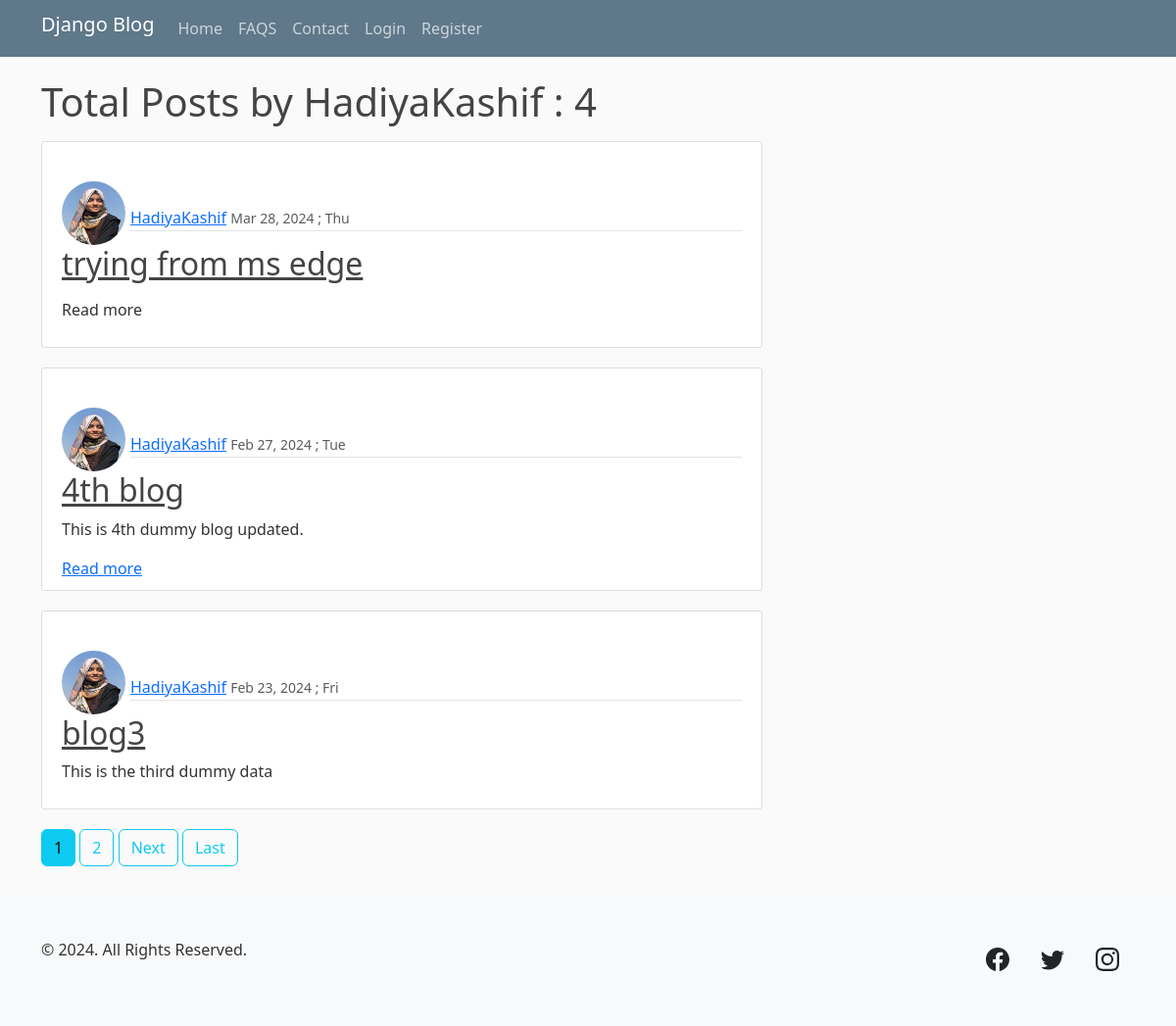
/user/HadiyaKashif/, run on an earlier commit of the app's database.
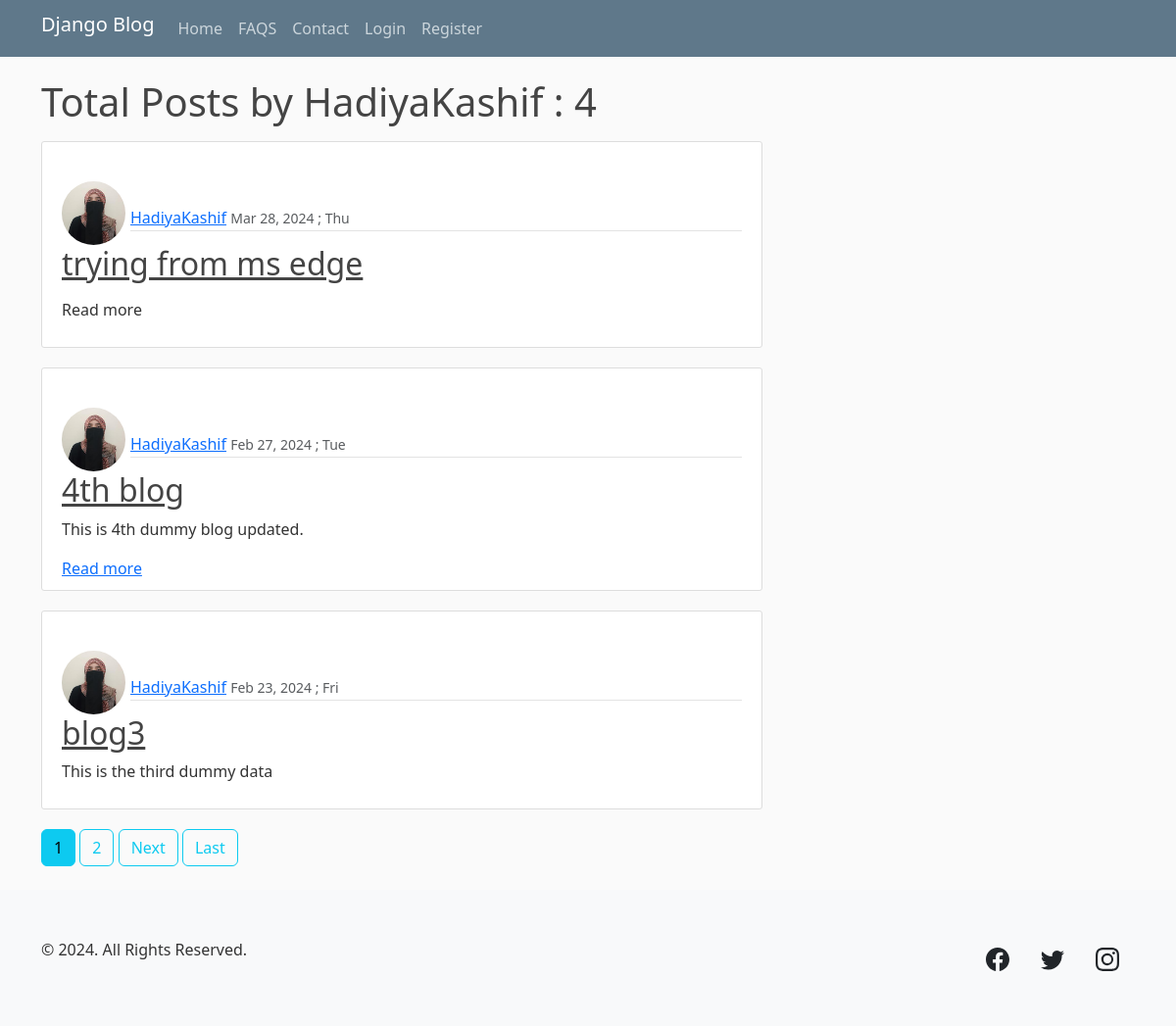
And on a later commit of the database.
### blog/models.py (models this page shows, shortened)
class Post(models.Model):
    title = models.CharField(max_length=100)
    content = CKEditor5Field(blank = True, null = True, config_name='extends')
    date_posted = models.DateTimeField(default = timezone.now)
    author = models.ForeignKey(User, on_delete = models.CASCADE) #.CASCADE tells that if author is deleted then post is deleted too
    likes = models.ManyToManyField(User,related_name="blog_posts")

### users/models.py (models this page shows, shortened)
class Profile(models.Model):
    user = models.OneToOneField(User, on_delete = models.CASCADE)
    image = models.ImageField(default='default.jpg', upload_to='profile pics')
    about = models.TextField(blank=True, null=True)
    linkedIn_url = models.URLField(max_length=255, blank=True, null=True)
    instagram_url = models.URLField(max_length=255, blank=True, null=True)
    twitter_url = models.URLField(max_length=255, blank=True, null=True)
    facebook_url = models.URLField(max_length=255, blank=True, null=True)

### blog/views.py (the view)
# urls.py: path('user/<str:username>/', UserPostListView.as_view(), name = "user-posts"),
class UserPostListView(ListView):
    model = Post
    template_name = 'user_posts.html' #specified this because by default it will search for template on path <app>/<model>_<viewname>.html
    context_object_name = 'posts' #specified this because by default django expects 'object' in template while we have written 'posts' (like post.author or post.title)
    paginate_by = 3
    def get_queryset(self):
        user = get_object_or_404(User, username = self.kwargs.get('username'))
        queryset = Post.objects.filter(author=user).order_by('-date_posted')
        for post in queryset:
            first_full_stop_index = post.content.find('.')
            if first_full_stop_index != -1:  #if a full stop is found
                post.content = post.content[:first_full_stop_index + 1]  #content to be displayed from start to the first occurence of full stop. +1 to include the '.' too
                post.truncated = True
            else:
                post.truncated = False
        return queryset

### templates/user_posts.html (shortened to what this page needs)
{% extends "base.html" %}
{% block content %}
    <h1 class="mb-3">Total Posts by {{ view.kwargs.username }} : {{ page_obj.paginator.count }}</h1>
    {% for post in posts %}
    <article class="media content-section">
      <img class = "rounded-circle article-img" src="{{ post.author.profile.image.url }}" style = "transform: translateY(30px);">
        <div class="media-body">
          <div class="article-metadata" style = "transform: translateY(-10px); margin-left: 70px;">
            <a class="mr-2" href="{% url 'user-posts' post.author.username %}">{{ post.author }}</a>
            <small class="text-muted">{{ post.date_posted|date:"M d, Y ; D" }}</small>
          </div>
          <h2><a class="article-title" href="{% url 'post-detail' post.id %}">{{ post.title }}</a></h2>
          <p class="article-content">{{ post.content|safe}}</p>
          {% if post.truncated %}
            <a href="{% url 'post-detail' post.id %}">Read more</a>
          {% endif %}
        </div>
      </article>
    {%endfor%}
    {% if is_paginated %}
      {% for num in page_obj.paginator.page_range %}
        {% if page_obj.number == num %}
          <a class = "btn btn-info mb-4" href="?page={{ num }}">{{ num }}</a>
        {% elif num > page_obj.number|add:'-3' and  num < page_obj.number|add:'3' %}
          <a class = "btn btn-outline-info mb-4" href="?page={{ num }}">{{ num }}</a>
        {% endif %}
      {% endfor %}
      {% if page_obj.has_next %}
        <a class = "btn btn-outline-info mb-4" href="?page= {{page_obj.next_page_number}}">Next</a>
        <a class = "btn btn-outline-info mb-4" href="?page={{page_obj.paginator.num_pages}}">Last</a>
      {% endif %}
    {% endif %}
{% endblock content%}

### templates/base.html (shortened to what this page needs)
{%load static%}
<!doctype html>
<html>
<head>
    <link href="https://cdn.jsdelivr.net/npm/bootstrap@5.3.3/dist/css/bootstrap.min.css" rel="stylesheet">
    <link rel="stylesheet" href="https://cdnjs.cloudflare.com/ajax/libs/font-awesome/4.7.0/css/font-awesome.min.css">
    <link rel="stylesheet" href="https://unpkg.com/bootstrap@5.3.2/dist/css/bootstrap.min.css">
    <link rel="stylesheet" href="https://unpkg.com/bs-brain@2.0.3/components/footers/footer-1/assets/css/footer-1.css">
    <link rel = "stylesheet" type = "text/css" href = "{% static 'main.css'%}">
</head>
<body>
    <header class="site-header">
        <nav class="navbar navbar-expand-md navbar-dark bg-steel fixed-top">
          <div class="container">
            <h2 class="navbar-brand mr-4">Django Blog</h2>
            <div class="collapse navbar-collapse" id="navbarToggle">
              <div class="navbar-nav mr-auto">
                <a class="nav-item nav-link" href="{% url 'blog-home' %}">Home</a>
                <a class="nav-item nav-link" href="{% url 'blog-faqs' %}">FAQS</a>
                <a class="nav-item nav-link" href="{% url 'blog-contact' %}">Contact</a>
              </div>
              <div class="navbar-nav">
                {% if user.is_authenticated %}
                  <a class="nav-item nav-link" href="{% url 'post-create' %}">New Post</a>
                  <a class="nav-item nav-link" href="{% url 'profile' %}">My Profile</a>
                  <a class="nav-item nav-link" href="{% url 'logout' %}">Logout</a>
                {% else %}
                  <a class="nav-item nav-link" href="{% url 'login' %}">Login</a>
                  <a class="nav-item nav-link" href="{% url 'register' %}">Register</a>
                {% endif %}
              </div>
            </div>
          </div>
        </nav>
      </header>
      <main role="main" class="container">
        <div class="row">
          <div class="col-md-8">
            {% block content %}{% endblock %}
          </div>
        </div>
      </main>
<footer class="footer">
  <section class="bg-light py-5 py-xl-8 py-xxl-9 border-top border-light">
    <div class="container overflow-hidden">
      <div class="row gy-5 gy-md-0">
        <div class="col-xs-12 col-md-7 order-1 order-md-0">
          <div class="copyright text-center text-md-start">
            &copy; 2024. All Rights Reserved.
          </div>
        </div>
        <div class="col-xs-12 col-md-5 order-0 order-md-1">
          <ul class="nav justify-content-center justify-content-md-end">
            <li class="nav-item">
              <a class="nav-link link-dark" href="#!">
              </a>
            </li>
            <li class="nav-item">
              <a class="nav-link link-dark" href="#!">
              </a>
            </li>
            <li class="nav-item">
              <a class="nav-link link-dark" href="#!">
              </a>
            </li>
          </ul>
        </div>
      </div>
    </div>
  </section>
</footer>
  </body>
</html>

### static/main.css (style rules this page uses)
body { background: #fafafa; color: #333333; margin-top: 5rem; }
h1, h2, h3, h4, h5, h6 { color: #444444; }
ul { margin: 0; }
.bg-steel { background-color: #5f788a; }
.site-header .navbar-nav .nav-link { color: #cbd5db; }
.content-section { background: #ffffff; padding: 10px 20px; border: 1px solid #dddddd; border-radius: 3px; margin-bottom: 20px; }
.article-title { color: #444444; }
.article-content { white-space: pre-line; }
.article-img { height: 65px; width: 65px; margin-right: 16px; }
.article-metadata { padding-bottom: 1px; margin-bottom: 4px; border-bottom: 1px solid #e3e3e3 }

What changed in the data, as far as the page shows it:
changed through a linked row, Post "trying from ms edge": author.profile.image: a different picture
changed through a linked row, Post "4th blog": author.profile.image: a different picture
changed through a linked row, Post "blog3": author.profile.image: a different picture
